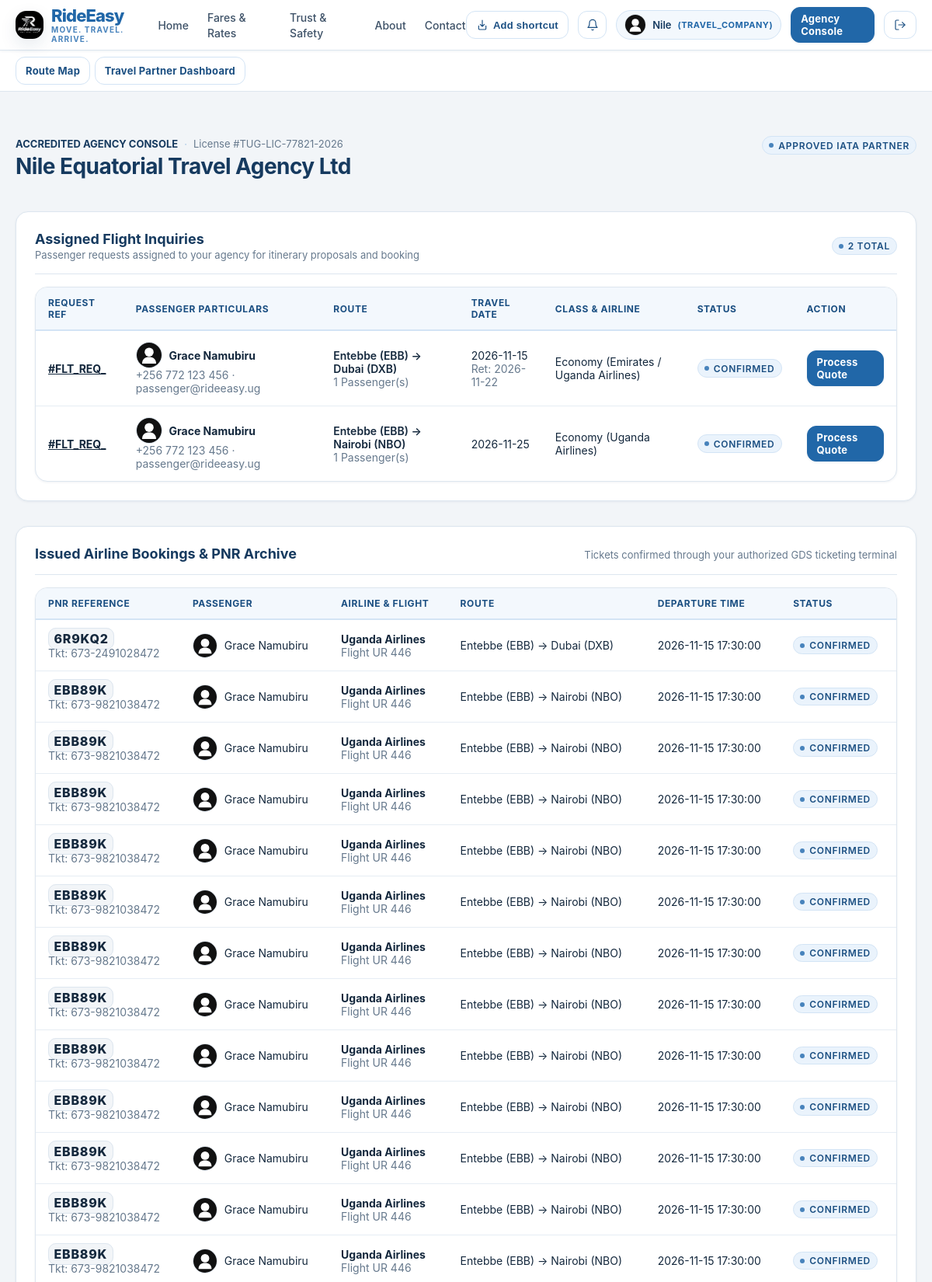
The app's page /travel/dashboard (signed in, upper part) with its own data.
### tables this page shows
CREATE TABLE users (
    id TEXT PRIMARY KEY,
    email TEXT UNIQUE NOT NULL,
    password_hash TEXT NOT NULL,
    role TEXT NOT NULL CHECK(role IN ('PASSENGER', 'DRIVER', 'SCHOOL', 'TRAVEL_COMPANY', 'ADMIN')),
    full_name TEXT NOT NULL,
    phone TEXT NOT NULL,
    is_active INTEGER NOT NULL DEFAULT 1,
    is_verified INTEGER NOT NULL DEFAULT 0,
    created_at TIMESTAMP NOT NULL DEFAULT CURRENT_TIMESTAMP,
    updated_at TIMESTAMP NOT NULL DEFAULT CURRENT_TIMESTAMP
, avatar_url TEXT DEFAULT '/static/images/default-avatar.svg', avatar_cloudinary_public_id TEXT);

CREATE TABLE travel_companies (
    user_id TEXT PRIMARY KEY,
    company_name TEXT NOT NULL,
    license_number TEXT NOT NULL,
    contact_person TEXT NOT NULL,
    phone TEXT NOT NULL,
    email TEXT NOT NULL,
    physical_address TEXT NOT NULL,
    verification_status TEXT NOT NULL DEFAULT 'APPROVED' CHECK(verification_status IN ('PENDING', 'APPROVED', 'REJECTED')),
    created_at TIMESTAMP NOT NULL DEFAULT CURRENT_TIMESTAMP,
    FOREIGN KEY (user_id) REFERENCES users(id) ON DELETE CASCADE
);

CREATE TABLE flight_requests (
    id TEXT PRIMARY KEY,
    passenger_id TEXT NOT NULL,
    departure_city TEXT NOT NULL,
    destination_city TEXT NOT NULL,
    departure_date TEXT NOT NULL,
    return_date TEXT,
    passenger_count INTEGER NOT NULL DEFAULT 1,
    preferred_airline TEXT,
    cabin_class TEXT DEFAULT 'Economy',
    phone TEXT NOT NULL,
    email TEXT NOT NULL,
    travel_preferences TEXT,
    notes TEXT,
    assigned_company_id TEXT,
    status TEXT NOT NULL DEFAULT 'SUBMITTED' CHECK(status IN ('SUBMITTED', 'ASSIGNED', 'QUOTED', 'CUSTOMER_APPROVED', 'CONFIRMED', 'DECLINED', 'CANCELLED')),
    created_at TIMESTAMP NOT NULL DEFAULT CURRENT_TIMESTAMP,
    FOREIGN KEY (passenger_id) REFERENCES users(id) ON DELETE CASCADE,
    FOREIGN KEY (assigned_company_id) REFERENCES users(id)
);

CREATE TABLE flight_bookings (
    id TEXT PRIMARY KEY,
    request_id TEXT NOT NULL,
    travel_company_id TEXT NOT NULL,
    booking_reference_pnr TEXT NOT NULL,
    airline_ticket_number TEXT,
    airline_name TEXT NOT NULL,
    flight_number TEXT NOT NULL,
    departure_airport TEXT NOT NULL,
    arrival_airport TEXT NOT NULL,
    departure_datetime TEXT NOT NULL,
    arrival_datetime TEXT,
    status TEXT NOT NULL DEFAULT 'CONFIRMED' CHECK(status IN ('CONFIRMED', 'RESCHEDULED', 'CANCELLED')),
    created_at TIMESTAMP NOT NULL DEFAULT CURRENT_TIMESTAMP,
    FOREIGN KEY (request_id) REFERENCES flight_requests(id) ON DELETE CASCADE,
    FOREIGN KEY (travel_company_id) REFERENCES users(id)
);

### rideeasy/app/routes/travel_partner.py (the view)
@travel_bp.route("/dashboard")
def dashboard():
    user = AuthService.get_current_user()
    db = get_db()
    company = db.fetchone("SELECT * FROM travel_companies WHERE user_id = ?", (user["id"],))
    assigned_requests = db.fetchall(
        """SELECT r.*, u.full_name as passenger_name, u.avatar_url as passenger_avatar_url,
                  u.phone as passenger_phone, u.email as passenger_email
        FROM flight_requests r
        JOIN users u ON r.passenger_id = u.id
        WHERE r.assigned_company_id = ?
        ORDER BY r.created_at DESC""",
        (user["id"],)
    )
    confirmed_bookings = db.fetchall(
        """SELECT b.*, r.departure_city, r.destination_city, u.full_name as passenger_name,
                  u.avatar_url as passenger_avatar_url
        FROM flight_bookings b
        JOIN flight_requests r ON b.request_id = r.id
        JOIN users u ON r.passenger_id = u.id
        WHERE b.travel_company_id = ?
        ORDER BY b.created_at DESC""",
        (user["id"],)
    )
    return render_template(
        "travel_partner/dashboard.html",
        user=user,
        company=company,
        requests=assigned_requests,
        bookings=confirmed_bookings
    )

### rideeasy/app/templates/travel_partner/dashboard.html (shortened to what this page needs)
{% extends "base.html" %}
{% from "macros/user_identity.html" import identity %}
{% block content %}
<div class="container section">
  <div style="display: flex; justify-content: space-between; align-items: baseline; flex-wrap: wrap; gap: 1rem; margin-bottom: 2rem;">
    <div>
      <div class="metadata-row" style="margin-bottom: 0.25rem;">
        <span style="font-weight: 700; color: var(--color-black); text-transform: uppercase;">Accredited Agency Console</span>
        <span class="metadata-separator">·</span>
        <span>License #{{ company.license_number }}</span>
      </div>
      <h2>{{ company.company_name }}</h2>
    </div>
    <div>
      <span class="status-indicator">
        <span class="status-dot"></span> {{ company.verification_status }} IATA PARTNER
      </span>
    </div>
  </div>
  <div class="card" style="margin-bottom: 2rem;">
    <div class="card-header">
      <div>
        <div class="card-title">Assigned Flight Inquiries</div>
        <div class="card-subtitle">Passenger requests assigned to your agency for itinerary proposals and booking</div>
      </div>
      <span class="status-indicator">
        <span class="status-dot"></span> {{ requests | length }} Total
      </span>
    </div>
    {% if requests %}
      <div class="table-responsive">
        <table class="table">
          <thead>
            <tr>
              <th>Request Ref</th>
              <th>Passenger Particulars</th>
              <th>Route</th>
              <th>Travel Date</th>
              <th>Class & Airline</th>
              <th>Status</th>
              <th>Action</th>
            </tr>
          </thead>
          <tbody>
            {% for r in requests %}
              <tr>
                <td>
                  <a href="/travel/requests/{{ r.id }}" style="font-weight: 700; text-decoration: underline;">
                    #{{ r.id[:8].upper() }}
                  </a>
                </td>
                <td>
                  <strong>{{ identity(r.passenger_avatar_url, r.passenger_name, 34) }}</strong>
                  <div class="text-subtle">{{ r.passenger_phone }} · {{ r.passenger_email }}</div>
                </td>
                <td>
                  <div style="font-weight: 600;">{{ r.departure_city }} → {{ r.destination_city }}</div>
                  <div class="text-subtle">{{ r.passenger_count }} Passenger(s)</div>
                </td>
                <td>
                  {{ r.departure_date }}
                  {% if r.return_date %}<div class="text-subtle">Ret: {{ r.return_date }}</div>{% endif %}
                </td>
                <td>{{ r.cabin_class }} ({{ r.preferred_airline or 'Any' }})</td>
                <td>
                  <span class="status-indicator">
                    <span class="status-dot"></span> {{ r.status.replace('_', ' ') }}
                  </span>
                </td>
                <td>
                  <a href="/travel/requests/{{ r.id }}" class="btn btn-primary btn-sm">Process Quote</a>
                </td>
              </tr>
            {% endfor %}
          </tbody>
        </table>
      </div>
    {% else %}
      <div style="text-align: center; padding: 2.5rem 0; color: var(--color-medium-grey);">
        No flight requests currently assigned to your agency.
      </div>
    {% endif %}
  </div>
  <div class="card">
    <div class="card-header">
      <div class="card-title">Issued Airline Bookings & PNR Archive</div>
      <div class="card-subtitle">Tickets confirmed through your authorized GDS ticketing terminal</div>
    </div>
    {% if bookings %}
      <div class="table-responsive">
        <table class="table">
          <thead>
            <tr>
              <th>PNR Reference</th>
              <th>Passenger</th>
              <th>Airline & Flight</th>
              <th>Route</th>
              <th>Departure Time</th>
              <th>Status</th>
            </tr>
          </thead>
          <tbody>
            {% for b in bookings %}
              <tr>
                <td>
                  <span style="font-size: 1rem; font-weight: 800; letter-spacing: 0.05em; background-color: var(--color-off-white); border: 1px solid var(--color-light-grey); padding: 0.2rem 0.4rem; border-radius: var(--radius-sm);">
                    {{ b.booking_reference_pnr }}
                  </span>
                  {% if b.airline_ticket_number %}
                    <div class="text-subtle">Tkt: {{ b.airline_ticket_number }}</div>
                  {% endif %}
                </td>
                <td>{{ identity(b.passenger_avatar_url, b.passenger_name, 32) }}</td>
                <td>
                  <strong>{{ b.airline_name }}</strong>
                  <div class="text-subtle">Flight {{ b.flight_number }}</div>
                </td>
                <td>{{ b.departure_city }} → {{ b.destination_city }}</td>
                <td>{{ b.departure_datetime }}</td>
                <td>
                  <span class="status-indicator">
                    <span class="status-dot"></span> {{ b.status }}
                  </span>
                </td>
              </tr>
            {% endfor %}
          </tbody>
        </table>
      </div>
    {% else %}
      <div style="text-align: center; padding: 2rem 0; color: var(--color-medium-grey); font-size: 0.875rem;">
        No confirmed bookings registered yet.
      </div>
    {% endif %}
  </div>
</div>
{% endblock %}

### rideeasy/app/templates/base.html (shortened to what this page needs)
<!DOCTYPE html>
<html lang="en">
<head>
  <link rel="stylesheet" href="/static/css/base.css">
  <link rel="stylesheet" href="/static/css/components.css">
  <link rel="stylesheet" href="/static/css/dashboard.css">
  <link rel="stylesheet" href="/static/css/responsive.css">
</head>
<body>
  {% from "macros/user_identity.html" import avatar %}
  <header class="navbar no-print">
    <div class="container">
      <div class="navbar-inner">
        <div class="brand-group">
          <a href="/" style="display: flex; align-items: center; gap: 0.625rem; text-decoration: none;">
            <img src="/static/images/logo.png" alt="RideEasy Logo" style="height: 36px; width: auto; object-fit: contain;" onerror="this.style.display='none'">
            <div style="display: flex; flex-direction: column;">
              <span class="brand-logo" style="line-height: 1.1;">{{ app_name }}</span>
              <span class="brand-tagline" style="font-size: 0.625rem; letter-spacing: 0.12em;">{{ app_tagline }}</span>
            </div>
          </a>
        </div>
        <nav aria-label="Main Navigation">
          <ul class="nav-links">
            <li><a href="/" class="nav-link">Home</a></li>
            <li><a href="/pricing" class="nav-link">Fares & Rates</a></li>
            <li><a href="/safety" class="nav-link">Trust & Safety</a></li>
            <li><a href="/about" class="nav-link">About</a></li>
            <li><a href="/contact" class="nav-link">Contact</a></li>
          </ul>
        </nav>
        <div class="nav-actions">
          <button type="button" class="btn btn-secondary btn-sm app-shortcut-button" data-add-shortcut title="Create a RideEasy shortcut" aria-label="Create a RideEasy shortcut">
            <svg class="icon icon-sm" viewBox="0 0 24 24" aria-hidden="true"><path d="M12 3v12m0 0 4-4m-4 4-4-4"/><path d="M5 14v5a2 2 0 0 0 2 2h10a2 2 0 0 0 2-2v-5"/></svg>
            <span>Add shortcut</span>
          </button>
          {% if current_user %}
            <div style="position: relative;">
              <button id="notif-bell-btn" class="btn btn-secondary btn-sm" aria-label="Notifications" title="In-App Notifications" style="position: relative; padding: 0.35rem 0.6rem;" onclick="toggleNotifDropdown(event);">
                <svg class="icon icon-sm" viewBox="0 0 24 24"><path d="M18 8A6 6 0 0 0 6 8c0 7-3 9-3 9h18s-3-2-3-9"/><path d="M13.73 21a2 2 0 0 1-3.46 0"/></svg>
              </button>
            </div>
            <a href="/profile" class="user-nav-chip" title="View and Edit Profile" style="text-decoration: none;">
              {{ avatar(current_user.avatar_url, current_user.full_name, 28) }}
              <span>{{ current_user.full_name.split()[0] }}</span>
              <span class="user-role-label">({{ current_user.role }})</span>
            </a>
            {% if current_user.role == 'PASSENGER' %}
              <a href="/passenger/dashboard" class="btn btn-secondary btn-sm">Dashboard</a>
              <a href="/passenger/book-ride" class="btn btn-primary btn-sm">Book Ride</a>
            {% elif current_user.role == 'DRIVER' %}
              <a href="/driver/dashboard" class="btn btn-primary btn-sm">Driver Console</a>
            {% elif current_user.role == 'SCHOOL' %}
              <a href="/school/dashboard" class="btn btn-primary btn-sm">School Portal</a>
            {% elif current_user.role == 'TRAVEL_COMPANY' %}
              <a href="/travel/dashboard" class="btn btn-primary btn-sm">Agency Console</a>
            {% elif current_user.role == 'ADMIN' %}
              <a href="/admin/dashboard" class="btn btn-primary btn-sm">Admin Control</a>
            {% endif %}
            <a href="/auth/logout" class="btn btn-secondary btn-sm" title="Sign Out">
              <svg class="icon icon-sm" viewBox="0 0 24 24"><path d="M9 21H5a2 2 0 0 1-2-2V5a2 2 0 0 1 2-2h4"/><polyline points="16 17 21 12 16 7"/><line x1="21" y1="12" x2="9" y2="12"/></svg>
            </a>
          {% else %}
            <a href="/auth/login" class="btn btn-secondary btn-sm">Sign In</a>
            <a href="/auth/register" class="btn btn-primary btn-sm">Register</a>
          {% endif %}
        </div>
      </div>
    </div>
  </header>
  {% if current_user %}
    <nav aria-label="Workspace navigation" style="border-bottom: 1px solid var(--color-light-grey); background: var(--color-white);">
      <div class="container" style="display: flex; gap: 0.35rem; overflow-x: auto; padding-top: 0.5rem; padding-bottom: 0.5rem; white-space: nowrap;">
        {% if current_user.role == 'PASSENGER' %}
          <a href="/passenger/dashboard" class="btn btn-secondary btn-sm">Overview</a>
          <a href="/map" class="btn btn-secondary btn-sm">Route Map</a>
          <a href="/passenger/rides" class="btn btn-secondary btn-sm">Recent Trips</a>
          <a href="/passenger/rides?status=awaiting" class="btn btn-secondary btn-sm">Awaiting Rides</a>
          <a href="/passenger/book-ride" class="btn btn-secondary btn-sm">Book a Ride</a>
          <a href="/passenger/flight-request" class="btn btn-secondary btn-sm">Book a Flight</a>
          <a href="/passenger/flight-requests" class="btn btn-secondary btn-sm">Flight Requests</a>
          <a href="/passenger/journeys" class="btn btn-secondary btn-sm">Journeys</a>
          <a href="/passenger/rewards" class="btn btn-secondary btn-sm">Rewards</a>
        {% elif current_user.role == 'SCHOOL' %}
          <a href="/school/dashboard" class="btn btn-secondary btn-sm">Overview</a>
          <a href="/map" class="btn btn-secondary btn-sm">Route Map</a>
          <a href="/school/requests" class="btn btn-secondary btn-sm">Transport Requests</a>
          <a href="/school/request" class="btn btn-secondary btn-sm">Book Transport</a>
        {% elif current_user.role == 'TRAVEL_COMPANY' %}
          <a href="/map" class="btn btn-secondary btn-sm">Route Map</a>
          <a href="/travel/dashboard" class="btn btn-secondary btn-sm">Travel Partner Dashboard</a>
        {% endif %}
      </div>
    </nav>
  {% endif %}
  <main>
    {% block content %}{% endblock %}
  </main>
</body>
</html>

### rideeasy/app/templates/macros/user_identity.html (shortened to what this page needs)
{% macro avatar(url, name, size=36) -%}
  <img
    src="{{ url or '/static/images/default-avatar.svg' }}"
    alt="{{ name }} profile photo"
    width="{{ size }}"
    height="{{ size }}"
    loading="lazy"
    onerror="this.onerror=null;this.src='/static/images/default-avatar.svg'"
    style="width: {{ size }}px; height: {{ size }}px; border-radius: 50%; object-fit: cover; flex: 0 0 {{ size }}px; background: var(--color-off-white); border: 1px solid var(--color-light-grey);"
  >
{%- endmacro %}
{% macro identity(url, name, size=36) -%}
  <span style="display: inline-flex; align-items: center; gap: 0.55rem; min-width: 0; vertical-align: middle;">
    {{ avatar(url, name, size) }}
    <span>{{ name }}</span>
  </span>
{%- endmacro %}

### records on screen
users: avatar_url (placeholder picture), full_name "Nile", role "TRAVEL_COMPANY"
travel_companies: license_number "TUG-LIC-77821-2026", company_name "Nile Equatorial Travel Agency Ltd", verification_status "APPROVED"
flight_requests: id "FLT_REQ_", avatar_url (placeholder picture), passenger_phone "+256 772 123 456", passenger_email "passenger@rideeasy.ug", departure_city "Entebbe (EBB)", destination_city "Dubai (DXB)", passenger_count "1", departure_date "2026-11-15", return_date "2026-11-22", cabin_class "Economy", preferred_airline "Emirates / Uganda Airlines", status.replace "CONFIRMED"
users: full_name "Grace Namubiru"
flight_requests: id "FLT_REQ_", avatar_url (placeholder picture), passenger_phone "+256 772 123 456", passenger_email "passenger@rideeasy.ug", departure_city "Entebbe (EBB)", destination_city "Nairobi (NBO)", passenger_count "1", departure_date "2026-11-25", cabin_class "Economy", preferred_airline "Uganda Airlines", status.replace "CONFIRMED"
flight_bookings: booking_reference_pnr "6R9KQ2", airline_ticket_number "673-2491028472", avatar_url (placeholder picture), airline_name "Uganda Airlines", flight_number "UR 446", departure_city "Entebbe (EBB)", destination_city "Dubai (DXB)", departure_datetime "2026-11-15 17:30:00", status "CONFIRMED"
flight_bookings: booking_reference_pnr "EBB89K", airline_ticket_number "673-9821038472", avatar_url (placeholder picture), airline_name "Uganda Airlines", flight_number "UR 446", departure_city "Entebbe (EBB)", destination_city "Nairobi (NBO)", departure_datetime "2026-11-15 17:30:00", status "CONFIRMED"
flight_bookings: booking_reference_pnr "EBB89K", airline_ticket_number "673-9821038472", avatar_url (placeholder picture), airline_name "Uganda Airlines", flight_number "UR 446", departure_city "Entebbe (EBB)", destination_city "Nairobi (NBO)", departure_datetime "2026-11-15 17:30:00", status "CONFIRMED"
flight_bookings: booking_reference_pnr "EBB89K", airline_ticket_number "673-9821038472", avatar_url (placeholder picture), airline_name "Uganda Airlines", flight_number "UR 446", departure_city "Entebbe (EBB)", destination_city "Nairobi (NBO)", departure_datetime "2026-11-15 17:30:00", status "CONFIRMED"
flight_bookings: booking_reference_pnr "EBB89K", airline_ticket_number "673-9821038472", avatar_url (placeholder picture), airline_name "Uganda Airlines", flight_number "UR 446", departure_city "Entebbe (EBB)", destination_city "Nairobi (NBO)", departure_datetime "2026-11-15 17:30:00", status "CONFIRMED"
flight_bookings: booking_reference_pnr "EBB89K", airline_ticket_number "673-9821038472", avatar_url (placeholder picture), airline_name "Uganda Airlines", flight_number "UR 446", departure_city "Entebbe (EBB)", destination_city "Nairobi (NBO)", departure_datetime "2026-11-15 17:30:00", status "CONFIRMED"
flight_bookings: booking_reference_pnr "EBB89K", airline_ticket_number "673-9821038472", avatar_url (placeholder picture), airline_name "Uganda Airlines", flight_number "UR 446", departure_city "Entebbe (EBB)", destination_city "Nairobi (NBO)", departure_datetime "2026-11-15 17:30:00", status "CONFIRMED"
flight_bookings: booking_reference_pnr "EBB89K", airline_ticket_number "673-9821038472", avatar_url (placeholder picture), airline_name "Uganda Airlines", flight_number "UR 446", departure_city "Entebbe (EBB)", destination_city "Nairobi (NBO)", departure_datetime "2026-11-15 17:30:00", status "CONFIRMED"
flight_bookings: booking_reference_pnr "EBB89K", airline_ticket_number "673-9821038472", avatar_url (placeholder picture), airline_name "Uganda Airlines", flight_number "UR 446", departure_city "Entebbe (EBB)", destination_city "Nairobi (NBO)", departure_datetime "2026-11-15 17:30:00", status "CONFIRMED"
flight_bookings: booking_reference_pnr "EBB89K", airline_ticket_number "673-9821038472", avatar_url (placeholder picture), airline_name "Uganda Airlines", flight_number "UR 446", departure_city "Entebbe (EBB)", destination_city "Nairobi (NBO)", departure_datetime "2026-11-15 17:30:00", status "CONFIRMED"
flight_bookings: booking_reference_pnr "EBB89K", airline_ticket_number "673-9821038472", avatar_url (placeholder picture), airline_name "Uganda Airlines", flight_number "UR 446", departure_city "Entebbe (EBB)", destination_city "Nairobi (NBO)", departure_datetime "2026-11-15 17:30:00", status "CONFIRMED"
flight_bookings: booking_reference_pnr "EBB89K", airline_ticket_number "673-9821038472", avatar_url (placeholder picture), airline_name "Uganda Airlines", flight_number "UR 446", departure_city "Entebbe (EBB)", destination_city "Nairobi (NBO)", departure_datetime "2026-11-15 17:30:00", status "CONFIRMED"
flight_bookings: booking_reference_pnr "EBB89K", airline_ticket_number "673-9821038472", avatar_url (placeholder picture), airline_name "Uganda Airlines", flight_number "UR 446", departure_city "Entebbe (EBB)", destination_city "Nairobi (NBO)", departure_datetime "2026-11-15 17:30:00", status "CONFIRMED"

### other values on screen
{{ app_name }} "RideEasy"
{{ app_tagline }} "MOVE. TRAVEL. ARRIVE."
{{ requests | length }} "2"
